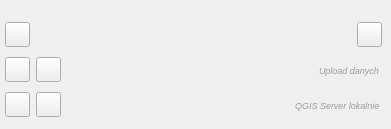
      <widget class="QWidget" name="tab_6">
       <attribute name="title">
        <string>WMS</string>
       </attribute>
       <widget class="QWidget" name="upload_data_widget" native="true">
        <property name="geometry">
         <rect>
          <x>5</x>
          <y>55</y>
          <width>377</width>
          <height>30</height>
         </rect>
        </property>
        <property name="minimumSize">
         <size>
          <width>0</width>
          <height>30</height>
         </size>
        </property>
        <property name="maximumSize">
         <size>
          <width>16777215</width>
          <height>30</height>
         </size>
        </property>
        <layout class="QHBoxLayout" name="horizontalLayout_16">
         <property name="leftMargin">
          <number>0</number>
         </property>
         <property name="topMargin">
          <number>0</number>
         </property>
         <property name="rightMargin">
          <number>0</number>
         </property>
         <property name="bottomMargin">
          <number>0</number>
         </property>
         <item>
          <widget class="QPushButton" name="upload_project_button">
           <property name="enabled">
            <bool>true</bool>
           </property>
           <property name="minimumSize">
            <size>
             <width>25</width>
             <height>25</height>
            </size>
           </property>
           <property name="maximumSize">
            <size>
             <width>25</width>
             <height>25</height>
            </size>
           </property>
           <property name="toolTip">
            <string>Wyślij projekt QGIS na serwer</string>
           </property>
           <property name="text">
            <string/>
           </property>
           <property name="icon">
            <iconset resource="resources.qrc">
             <normaloff>:/plugins/gml_explorer/qgis_server.png</normaloff>:/plugins/gml_explorer/qgis_server.png</iconset>
           </property>
           <property name="iconSize">
            <size>
             <width>20</width>
             <height>20</height>
            </size>
           </property>
          </widget>
         </item>
         <item>
          <widget class="QPushButton" name="active_wms_button">
           <property name="minimumSize">
            <size>
             <width>25</width>
             <height>25</height>
            </size>
           </property>
           <property name="maximumSize">
            <size>
             <width>25</width>
             <height>25</height>
            </size>
           </property>
           <property name="toolTip">
            <string>Pokaż aktywne usługi WMS</string>
           </property>
           <property name="text">
            <string/>
           </property>
           <property name="icon">
            <iconset resource="resources.qrc">
             <normaloff>:/plugins/gml_explorer/active_wms.png</normaloff>:/plugins/gml_explorer/active_wms.png</iconset>
           </property>
           <property name="iconSize">
            <size>
             <width>20</width>
             <height>20</height>
            </size>
           </property>
          </widget>
         </item>
         <item>
          <spacer name="horizontalSpacer_14">
           <property name="orientation">
            <enum>Qt::Horizontal</enum>
           </property>
           <property name="sizeHint" stdset="0">
            <size>
             <width>40</width>
             <height>20</height>
            </size>
           </property>
          </spacer>
         </item>
         <item>
          <widget class="QLabel" name="label_13">
           <property name="font">
            <font>
             <pointsize>7</pointsize>
             <italic>true</italic>
            </font>
           </property>
           <property name="styleSheet">
            <string notr="true">color: rgb(155, 155, 155);</string>
           </property>
           <property name="text">
            <string>Upload danych </string>
           </property>
          </widget>
         </item>
        </layout>
       </widget>
       <widget class="QWidget" name="local_qgis_server_widget" native="true">
        <property name="geometry">
         <rect>
          <x>5</x>
          <y>90</y>
          <width>377</width>
          <height>30</height>
         </rect>
        </property>
        <property name="minimumSize">
         <size>
          <width>0</width>
          <height>30</height>
         </size>
        </property>
        <property name="maximumSize">
         <size>
          <width>16777215</width>
          <height>30</height>
         </size>
        </property>
        <layout class="QHBoxLayout" name="horizontalLayout_17">
         <property name="leftMargin">
          <number>0</number>
         </property>
         <property name="topMargin">
          <number>0</number>
         </property>
         <property name="rightMargin">
          <number>0</number>
         </property>
         <property name="bottomMargin">
          <number>0</number>
         </property>
         <item>
          <widget class="QPushButton" name="prepare_project_button">
           <property name="minimumSize">
            <size>
             <width>25</width>
             <height>25</height>
            </size>
           </property>
           <property name="maximumSize">
            <size>
             <width>25</width>
             <height>25</height>
            </size>
           </property>
           <property name="toolTip">
            <string>Przygotuj projekt QGIS Server</string>
           </property>
           <property name="text">
            <string/>
           </property>
           <property name="icon">
            <iconset resource="resources.qrc">
             <normaloff>:/plugins/gml_explorer/qgis_server_local.png</normaloff>:/plugins/gml_explorer/qgis_server_local.png</iconset>
           </property>
           <property name="iconSize">
            <size>
             <width>20</width>
             <height>20</height>
            </size>
           </property>
          </widget>
         </item>
         <item>
          <widget class="QPushButton" name="projects_dir_button">
           <property name="minimumSize">
            <size>
             <width>25</width>
             <height>25</height>
            </size>
           </property>
           <property name="maximumSize">
            <size>
             <width>25</width>
             <height>25</height>
            </size>
           </property>
           <property name="toolTip">
            <string>Otwórz katalog z projektami QGIS Server</string>
           </property>
           <property name="text">
            <string/>
           </property>
           <property name="icon">
            <iconset resource="resources.qrc">
             <normaloff>:/plugins/gml_explorer/projects_dir.png</normaloff>:/plugins/gml_explorer/projects_dir.png</iconset>
           </property>
           <property name="iconSize">
            <size>
             <width>20</width>
             <height>20</height>
            </size>
           </property>
          </widget>
         </item>
         <item>
          <spacer name="horizontalSpacer_15">
           <property name="orientation">
            <enum>Qt::Horizontal</enum>
           </property>
           <property name="sizeHint" stdset="0">
            <size>
             <width>40</width>
             <height>20</height>
            </size>
           </property>
          </spacer>
         </item>
         <item>
          <widget class="QLabel" name="label_14">
           <property name="font">
            <font>
             <pointsize>7</pointsize>
             <italic>true</italic>
            </font>
           </property>
           <property name="styleSheet">
            <string notr="true">color: rgb(155, 155, 155);</string>
           </property>
           <property name="text">
            <string>QGIS Server lokalnie </string>
           </property>
          </widget>
         </item>
        </layout>
       </widget>
       <widget class="QWidget" name="config_panel_widget" native="true">
        <property name="geometry">
         <rect>
          <x>5</x>
          <y>20</y>
          <width>377</width>
          <height>30</height>
         </rect>
        </property>
        <property name="minimumSize">
         <size>
          <width>0</width>
          <height>30</height>
         </size>
        </property>
        <property name="maximumSize">
         <size>
          <width>16777215</width>
          <height>30</height>
         </size>
        </property>
        <layout class="QHBoxLayout" name="horizontalLayout_18">
         <property name="leftMargin">
          <number>0</number>
         </property>
         <property name="topMargin">
          <number>0</number>
         </property>
         <property name="rightMargin">
          <number>0</number>
         </property>
         <property name="bottomMargin">
          <number>0</number>
         </property>
         <item>
          <widget class="QPushButton" name="upload_settings_button">
           <property name="minimumSize">
            <size>
             <width>25</width>
             <height>25</height>
            </size>
           </property>
           <property name="maximumSize">
            <size>
             <width>25</width>
             <height>25</height>
            </size>
           </property>
           <property name="toolTip">
            <string>Ustawienia</string>
           </property>
           <property name="text">
            <string/>
           </property>
           <property name="icon">
            <iconset resource="resources.qrc">
             <normaloff>:/plugins/gml_explorer/settings.png</normaloff>:/plugins/gml_explorer/settings.png</iconset>
           </property>
           <property name="iconSize">
            <size>
             <width>19</width>
             <height>19</height>
            </size>
           </property>
          </widget>
         </item>
         <item>
          <spacer name="horizontalSpacer_16">
           <property name="orientation">
            <enum>Qt::Horizontal</enum>
           </property>
           <property name="sizeHint" stdset="0">
            <size>
             <width>40</width>
             <height>20</height>
            </size>
           </property>
          </spacer>
         </item>
         <item>
          <widget class="QPushButton" name="auth_button">
           <property name="minimumSize">
            <size>
             <width>25</width>
             <height>25</height>
            </size>
           </property>
           <property name="maximumSize">
            <size>
             <width>25</width>
             <height>25</height>
            </size>
           </property>
           <property name="toolTip">
            <string>Sposób autoryzacji</string>
           </property>
           <property name="text">
            <string/>
           </property>
           <property name="icon">
            <iconset resource="resources.qrc">
             <normaloff>:/plugins/gml_explorer/auth.png</normaloff>:/plugins/gml_explorer/auth.png</iconset>
           </property>
           <property name="iconSize">
            <size>
             <width>19</width>
             <height>19</height>
            </size>
           </property>
          </widget>
         </item>
        </layout>
       </widget>
      </widget>
